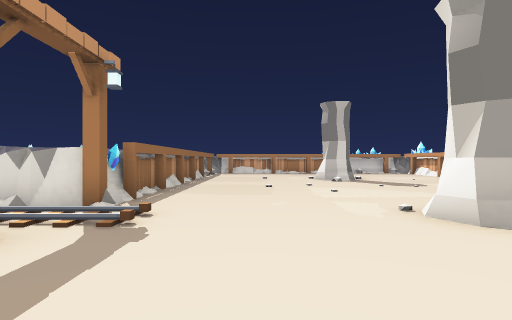
[1] (above)

24 first-person views from a walk through a 3-D level made in the Godot game engine. The camera is 1.4 m above the floor, looks level and sees 80° across. The floor is counted in squares, 1.82 m on a side. Each view is taken from the middle of a square. On the plan, view 1 faces up. The plan holds only what a view shows up to about 10 squares ahead; the rest is blank. The place goes on beyond the plan.

[2]
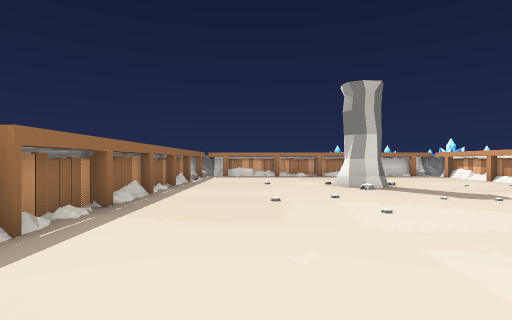

[3]
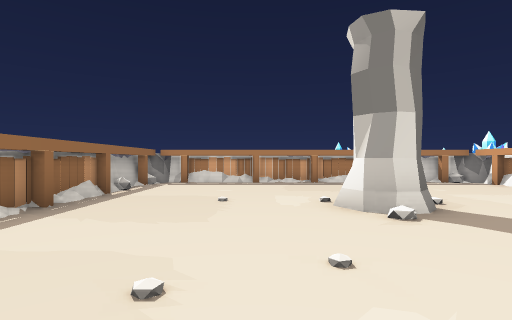

[4]
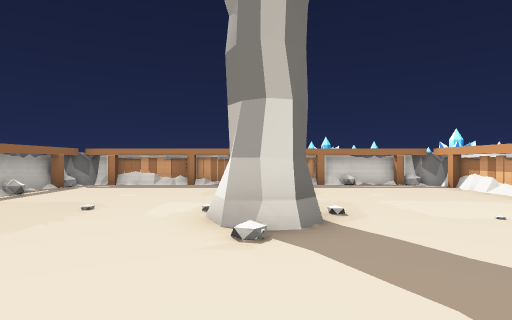

[5]
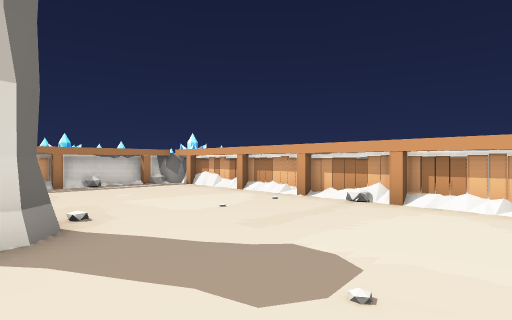

[6]
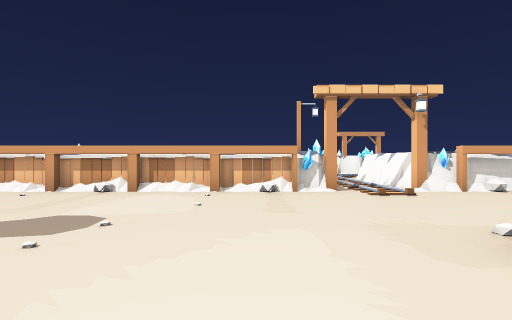

[7]
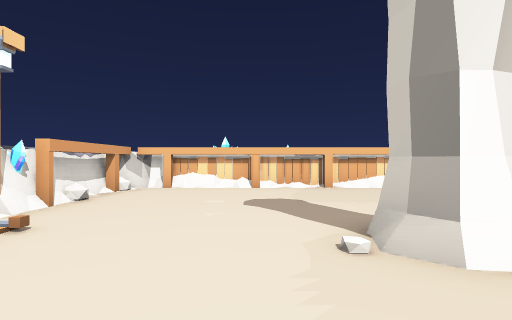

[8]
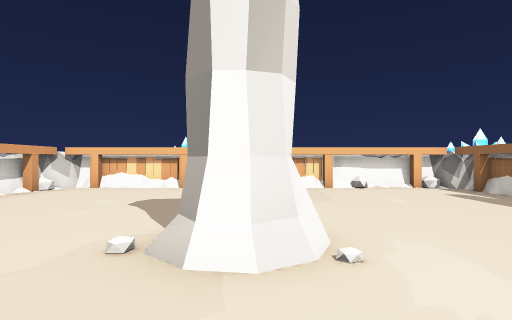

[9]
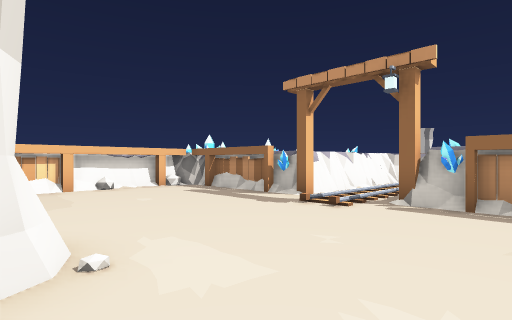

[10]
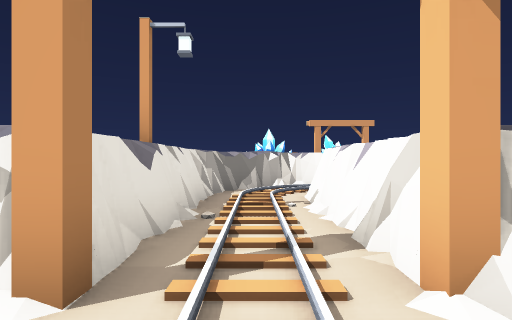

[11]
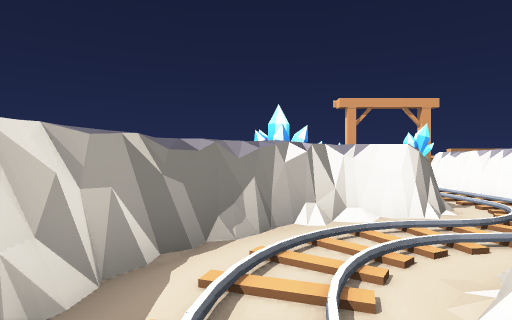

[12]
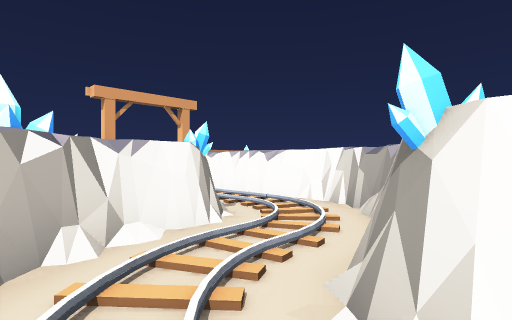

[13]
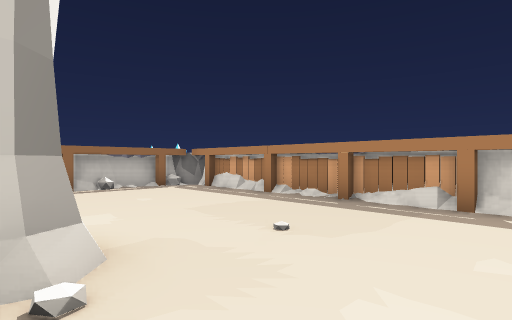

[14]
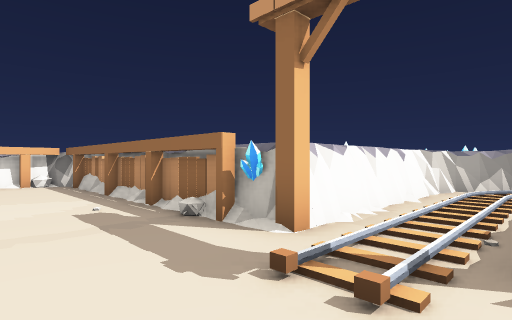

[15]
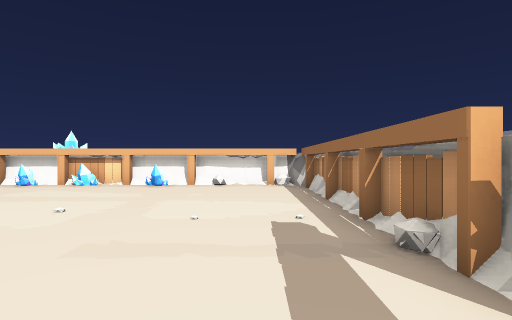

[16]
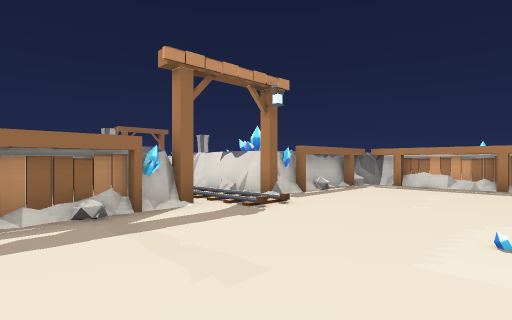

[17]
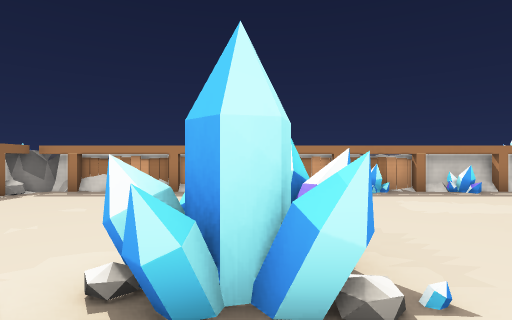

[18]
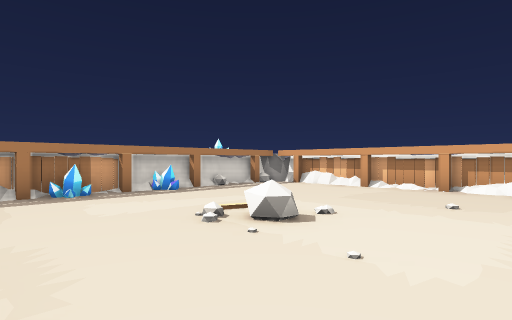

[19]
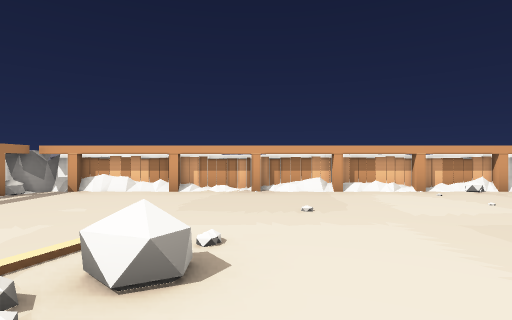

[20]
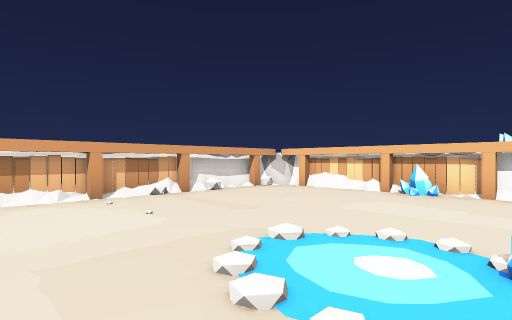

[21]
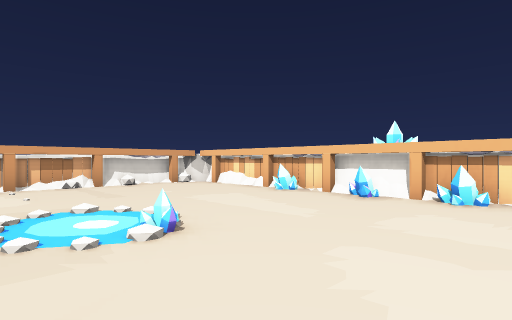

[22]
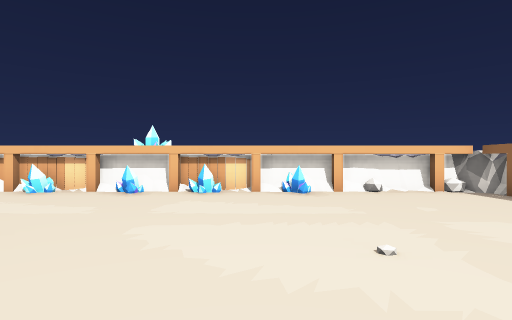

[23]
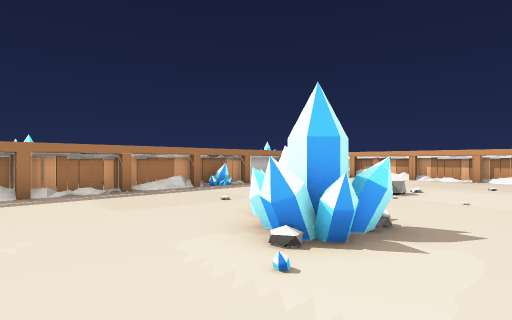

[24]
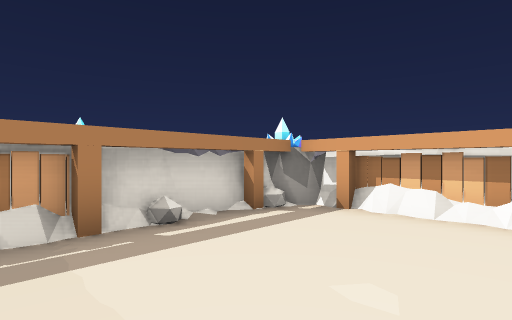

### Floor plan
Key: @ floor where view 1 was taken; # wall or solid block; . floor; / step, stairs or slope; ^ raised ledge; R rock; O other object.
Columns run from 7 left of view 1 to 37 right of it. Each row starts with its distance up from view 1.
 20                  R
 19                  RR
 18      OOO#OOO##O#
 17     O...........O
 16     O...........O
 15     O...........O
 14     #...........#
 13     O...........O
 12     O.....#.....O
 11     O...../.....#
 10     #...........#
  9     O...........O
  8     O...........O
  7     O...........#
  6    ##...........#            OOO#OOO#OO### #
  5    ##...........########    R...............O
  4   ........#............# RR R...............O
  3 #####...../.....#####..# RR R...............O
  2     #...........#   ##.##   #...............#
  1     O...........#    #..#####.........^.....O
  0     O..@........O    #............#.........O
 -1     O...........#    ########...............O
 -2      OOO#OOO#OOO       O    #...............#
 -3                             O...............O
 -4                             O......... .....O
 -5                             O...............#
 -6                             #...............#
 -7                             O...............#
 -8                             O...............O
 -9                             O...............#
-10                              OOO#OOO#RRR#OOO
-11
-12                                      RR

Positions as (right, up) in squares from view 1, and headings:
1: (0, 0), facing up
2: (0, 3), facing up
3: (1, 7), facing up
4: (3, 8), facing up
5: (3, 8), facing up-right
6: (1, 7), facing right
7: (5, 7), facing down
8: (3, 7), facing down
9: (3, 7), facing down-left
10: (7, 4), facing right
11: (12, 4), facing right
12: (13, 4), facing down-right
13: (6, 12), facing up-left
14: (24, 1), facing down-left
15: (23, 0), facing down
16: (26, -4), facing up-left
17: (27, -2), facing up
18: (28, -2), facing up-right
19: (29, 0), facing right
20: (30, -2), facing down-right
21: (27, -3), facing down-right
22: (27, -2), facing down
23: (24, -2), facing up-right
24: (4, 14), facing up-right
